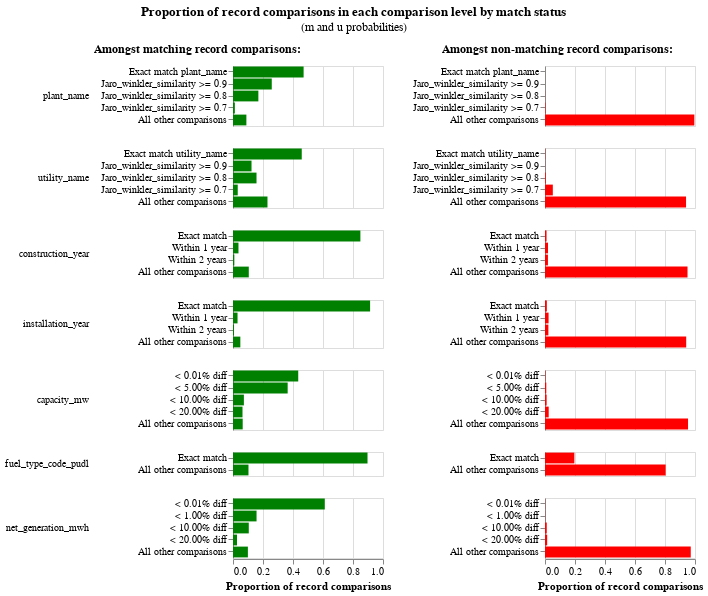

The code cell stored with this chart in its notebook:
### Code cell
linker.m_u_parameters_chart()

### Figure 1 — Vega-Lite specification as saved in the notebook (floating-point values rounded to 4 significant figures)
{"config": {"view": {"continuousWidth": 300, "continuousHeight": 300, "discreteHeight": 300, "discreteWidth": 400}, "header": {"title": null}, "title": {"anchor": "middle", "offset": 10}}, "hconcat": [{"mark": "bar", "encoding": {"color": {"value": "green"}, "row": {"field": "comparison_name", "header": {"labelAlign": "left", "labelAnchor": "middle", "labelAngle": 0}, "sort": {"field": "comparison_sort_order"}, "type": "nominal"}, "tooltip": [{"field": "m_probability_description", "title": "m probability description", "type": "nominal"}, {"field": "comparison_name", "title": "Comparison column name", "type": "nominal"}, {"field": "label_for_charts", "title": "Label", "type": "ordinal"}, {"field": "sql_condition", "title": "SQL condition", "type": "nominal"}, {"field": "m_probability", "format": ".4p", "title": "m probability", "type": "quantitative"}, {"field": "u_probability", "format": ".4p", "title": "u probability", "type": "quantitative"}, {"field": "bayes_factor", "format": ",.4f", "title": "Bayes factor = m/u", "type": "quantitative"}, {"field": "log2_bayes_factor", "format": ",.4f", "title": "Match weight = log2(m/u)", "type": "quantitative"}], "x": {"axis": {"title": "Proportion of record comparisons"}, "field": "m_probability", "type": "quantitative"}, "y": {"axis": {"title": null}, "field": "label_for_charts", "sort": {"field": "comparison_vector_value", "order": "descending"}, "type": "nominal"}}, "height": {"step": 12}, "resolve": {"scale": {"y": "independent"}}, "title": {"text": "Amongst matching record comparisons:", "fontSize": 12, "fontWeight": "bold"}, "transform": [{"filter": "(datum.bayes_factor != 'no-op filter due to vega lite issue 4680')"}], "width": 150}, {"mark": "bar", "encoding": {"color": {"value": "red"}, "row": {"field": "comparison_name", "header": {"labels": false}, "sort": {"field": "comparison_sort_order"}, "type": "nominal"}, "tooltip": [{"field": "u_probability_description", "title": "u probability description", "type": "nominal"}, {"field": "comparison_name", "title": "Comparison column name", "type": "nominal"}, {"field": "label_for_charts", "title": "Label", "type": "ordinal"}, {"field": "sql_condition", "title": "SQL condition", "type": "nominal"}, {"field": "m_probability", "format": ".4p", "title": "m probability", "type": "quantitative"}, {"field": "u_probability", "format": ".4p", "title": "u probability", "type": "quantitative"}, {"field": "bayes_factor", "format": ",.4f", "title": "Bayes factor = m/u", "type": "quantitative"}, {"field": "log2_bayes_factor", "format": ",.4f", "title": "Match weight = log2(m/u)", "type": "quantitative"}], "x": {"axis": {"title": "Proportion of record comparisons"}, "field": "u_probability", "type": "quantitative"}, "y": {"axis": {"title": null}, "field": "label_for_charts", "sort": {"field": "comparison_vector_value", "order": "descending"}, "type": "nominal"}}, "height": {"step": 12}, "resolve": {"scale": {"y": "independent"}}, "title": {"text": "Amongst non-matching record comparisons:", "fontSize": 12, "fontWeight": "bold"}, "transform": [{"filter": "(datum.bayes_factor != 'no-op filter2 due to vega lite issue 4680')"}], "width": 150}], "data": {"name": "data-d1dbd64dc8cfd4aa39fa27da1f3996ad"}, "title": {"text": "Proportion of record comparisons in each comparison level by match status", "subtitle": "(m and u probabilities)"}, "$schema": "https://vega.github.io/schema/vega-lite/v5.9.3.json", "datasets": {"data-d1dbd64dc8cfd4aa39fa27da1f3996ad": [{"comparison_name": "plant_name", "sql_condition": "\"plant_name_l\" = \"plant_name_r\"", "label_for_charts": "Exact match plant_name", "m_probability": 0.4707, "u_probability": 0.0001049, "m_probability_description": "Amongst matching record comparisons, 47.07% of records are in the exact match plant_name comparison level", "u_probability_description": "Amongst non-matching record comparisons, 0.01% of records are in the exact match plant_name comparison level", "has_tf_adjustments": false, "tf_adjustment_column": null, "tf_adjustment_weight": 1.0, "is_null_level": false, "bayes_factor": 4487.0, "log2_bayes_factor": 12.13, "comparison_vector_value": 4, "max_comparison_vector_value": 4, "bayes_factor_description": "If comparison level is `exact match plant_name` then comparison is 4,486.80 times more likely to be a match", "probability_two_random_records_match": 1.131e-06, "comparison_sort_order": 0}, {"comparison_name": "plant_name", "sql_condition": "jaro_winkler_similarity(\"plant_name_l\", \"plant_name_r\") >= 0.9", "label_for_charts": "Jaro_winkler_similarity >= 0.9", "m_probability": 0.2584, "u_probability": 0.0001483, "m_probability_description": "Amongst matching record comparisons, 25.84% of records are in the jaro_winkler_similarity >= 0.9 comparison level", "u_probability_description": "Amongst non-matching record comparisons, 0.01% of records are in the jaro_winkler_similarity >= 0.9 comparison level", "has_tf_adjustments": false, "tf_adjustment_column": null, "tf_adjustment_weight": 1.0, "is_null_level": false, "bayes_factor": 1743.0, "log2_bayes_factor": 10.77, "comparison_vector_value": 3, "max_comparison_vector_value": 4, "bayes_factor_description": "If comparison level is `jaro_winkler_similarity >= 0.9` then comparison is 1,743.19 times more likely to be a match", "probability_two_random_records_match": 1.131e-06, "comparison_sort_order": 0}, {"comparison_name": "plant_name", "sql_condition": "jaro_winkler_similarity(\"plant_name_l\", \"plant_name_r\") >= 0.8", "label_for_charts": "Jaro_winkler_similarity >= 0.8", "m_probability": 0.1692, "u_probability": 0.0007921, "m_probability_description": "Amongst matching record comparisons, 16.92% of records are in the jaro_winkler_similarity >= 0.8 comparison level", "u_probability_description": "Amongst non-matching record comparisons, 0.08% of records are in the jaro_winkler_similarity >= 0.8 comparison level", "has_tf_adjustments": false, "tf_adjustment_column": null, "tf_adjustment_weight": 1.0, "is_null_level": false, "bayes_factor": 213.6, "log2_bayes_factor": 7.738, "comparison_vector_value": 2, "max_comparison_vector_value": 4, "bayes_factor_description": "If comparison level is `jaro_winkler_similarity >= 0.8` then comparison is 213.56 times more likely to be a match", "probability_two_random_records_match": 1.131e-06, "comparison_sort_order": 0}, {"comparison_name": "plant_name", "sql_condition": "jaro_winkler_similarity(\"plant_name_l\", \"plant_name_r\") >= 0.7", "label_for_charts": "Jaro_winkler_similarity >= 0.7", "m_probability": 0.0124, "u_probability": 0.003319, "m_probability_description": "Amongst matching record comparisons, 1.24% of records are in the jaro_winkler_similarity >= 0.7 comparison level", "u_probability_description": "Amongst non-matching record comparisons, 0.33% of records are in the jaro_winkler_similarity >= 0.7 comparison level", "has_tf_adjustments": false, "tf_adjustment_column": null, "tf_adjustment_weight": 1.0, "is_null_level": false, "bayes_factor": 3.736, "log2_bayes_factor": 1.902, "comparison_vector_value": 1, "max_comparison_vector_value": 4, "bayes_factor_description": "If comparison level is `jaro_winkler_similarity >= 0.7` then comparison is 3.74 times more likely to be a match", "probability_two_random_records_match": 1.131e-06, "comparison_sort_order": 0}, {"comparison_name": "plant_name", "sql_condition": "ELSE", "label_for_charts": "All other comparisons", "m_probability": 0.08927, "u_probability": 0.9956, "m_probability_description": "Amongst matching record comparisons, 8.93% of records are in the all other comparisons comparison level", "u_probability_description": "Amongst non-matching record comparisons, 99.56% of records are in the all other comparisons comparison level", "has_tf_adjustments": false, "tf_adjustment_column": null, "tf_adjustment_weight": 1.0, "is_null_level": false, "bayes_factor": 0.08966, "log2_bayes_factor": -3.479, "comparison_vector_value": 0, "max_comparison_vector_value": 4, "bayes_factor_description": "If comparison level is `all other comparisons` then comparison is  11.15 times less likely to be a match", "probability_two_random_records_match": 1.131e-06, "comparison_sort_order": 0}, {"comparison_name": "utility_name", "sql_condition": "\"utility_name_l\" = \"utility_name_r\"", "label_for_charts": "Exact match utility_name", "m_probability": 0.4583, "u_probability": 0.001648, "m_probability_description": "Amongst matching record comparisons, 45.83% of records are in the exact match utility_name comparison level", "u_probability_description": "Amongst non-matching record comparisons, 0.16% of records are in the exact match utility_name comparison level", "has_tf_adjustments": true, "tf_adjustment_column": "utility_name", "tf_adjustment_weight": 1.0, "is_null_level": false, "bayes_factor": 278.1, "log2_bayes_factor": 8.119, "comparison_vector_value": 4, "max_comparison_vector_value": 4, "bayes_factor_description": "If comparison level is `exact match utility_name` then comparison is 278.08 times more likely to be a match", "probability_two_random_records_match": 1.131e-06, "comparison_sort_order": 1}, {"comparison_name": "utility_name", "sql_condition": "jaro_winkler_similarity(\"utility_name_l\", \"utility_name_r\") >= 0.9", "label_for_charts": "Jaro_winkler_similarity >= 0.9", "m_probability": 0.1235, "u_probability": 0.0006676, "m_probability_description": "Amongst matching record comparisons, 12.35% of records are in the jaro_winkler_similarity >= 0.9 comparison level", "u_probability_description": "Amongst non-matching record comparisons, 0.07% of records are in the jaro_winkler_similarity >= 0.9 comparison level", "has_tf_adjustments": false, "tf_adjustment_column": null, "tf_adjustment_weight": 1.0, "is_null_level": false, "bayes_factor": 184.9, "log2_bayes_factor": 7.531, "comparison_vector_value": 3, "max_comparison_vector_value": 4, "bayes_factor_description": "If comparison level is `jaro_winkler_similarity >= 0.9` then comparison is 184.94 times more likely to be a match", "probability_two_random_records_match": 1.131e-06, "comparison_sort_order": 1}, {"comparison_name": "utility_name", "sql_condition": "jaro_winkler_similarity(\"utility_name_l\", \"utility_name_r\") >= 0.8", "label_for_charts": "Jaro_winkler_similarity >= 0.8", "m_probability": 0.1568, "u_probability": 0.005181, "m_probability_description": "Amongst matching record comparisons, 15.68% of records are in the jaro_winkler_similarity >= 0.8 comparison level", "u_probability_description": "Amongst non-matching record comparisons, 0.52% of records are in the jaro_winkler_similarity >= 0.8 comparison level", "has_tf_adjustments": false, "tf_adjustment_column": null, "tf_adjustment_weight": 1.0, "is_null_level": false, "bayes_factor": 30.26, "log2_bayes_factor": 4.92, "comparison_vector_value": 2, "max_comparison_vector_value": 4, "bayes_factor_description": "If comparison level is `jaro_winkler_similarity >= 0.8` then comparison is 30.26 times more likely to be a match", "probability_two_random_records_match": 1.131e-06, "comparison_sort_order": 1}, {"comparison_name": "utility_name", "sql_condition": "jaro_winkler_similarity(\"utility_name_l\", \"utility_name_r\") >= 0.7", "label_for_charts": "Jaro_winkler_similarity >= 0.7", "m_probability": 0.03156, "u_probability": 0.05218, "m_probability_description": "Amongst matching record comparisons, 3.16% of records are in the jaro_winkler_similarity >= 0.7 comparison level", "u_probability_description": "Amongst non-matching record comparisons, 5.22% of records are in the jaro_winkler_similarity >= 0.7 comparison level", "has_tf_adjustments": false, "tf_adjustment_column": null, "tf_adjustment_weight": 1.0, "is_null_level": false, "bayes_factor": 0.6049, "log2_bayes_factor": -0.7253, "comparison_vector_value": 1, "max_comparison_vector_value": 4, "bayes_factor_description": "If comparison level is `jaro_winkler_similarity >= 0.7` then comparison is  1.65 times less likely to be a match", "probability_two_random_records_match": 1.131e-06, "comparison_sort_order": 1}, {"comparison_name": "utility_name", "sql_condition": "ELSE", "label_for_charts": "All other comparisons", "m_probability": 0.2299, "u_probability": 0.9403, "m_probability_description": "Amongst matching record comparisons, 22.99% of records are in the all other comparisons comparison level", "u_probability_description": "Amongst non-matching record comparisons, 94.03% of records are in the all other comparisons comparison level", "has_tf_adjustments": false, "tf_adjustment_column": null, "tf_adjustment_weight": 1.0, "is_null_level": false, "bayes_factor": 0.2444, "log2_bayes_factor": -2.032, "comparison_vector_value": 0, "max_comparison_vector_value": 4, "bayes_factor_description": "If comparison level is `all other comparisons` then comparison is  4.09 times less likely to be a match", "probability_two_random_records_match": 1.131e-06, "comparison_sort_order": 1}, {"comparison_name": "construction_year", "sql_condition": "\"construction_year_l\" = \"construction_year_r\"", "label_for_charts": "Exact match", "m_probability": 0.8493, "u_probability": 0.01026, "m_probability_description": "Amongst matching record comparisons, 84.93% of records are in the exact match comparison level", "u_probability_description": "Amongst non-matching record comparisons, 1.03% of records are in the exact match comparison level", "has_tf_adjustments": false, "tf_adjustment_column": null, "tf_adjustment_weight": 1.0, "is_null_level": false, "bayes_factor": 82.73, "log2_bayes_factor": 6.37, "comparison_vector_value": 3, "max_comparison_vector_value": 3, "bayes_factor_description": "If comparison level is `exact match` then comparison is 82.73 times more likely to be a match", "probability_two_random_records_match": 1.131e-06, "comparison_sort_order": 2}, {"comparison_name": "construction_year", "sql_condition": "\n            abs(date_diff('year', \"construction_year_l\",\n              \"construction_year_r\")) <= 1\n        ", "label_for_charts": "Within 1 year", "m_probability": 0.03654, "u_probability": 0.02001, "m_probability_description": "Amongst matching record comparisons, 3.65% of records are in the within 1 year comparison level", "u_probability_description": "Amongst non-matching record comparisons, 2.00% of records are in the within 1 year comparison level", "has_tf_adjustments": false, "tf_adjustment_column": null, "tf_adjustment_weight": 1.0, "is_null_level": false, "bayes_factor": 1.826, "log2_bayes_factor": 0.8687, "comparison_vector_value": 2, "max_comparison_vector_value": 3, "bayes_factor_description": "If comparison level is `within 1 year` then comparison is 1.83 times more likely to be a match", "probability_two_random_records_match": 1.131e-06, "comparison_sort_order": 2}, {"comparison_name": "construction_year", "sql_condition": "\n            abs(date_diff('year', \"construction_year_l\",\n              \"construction_year_r\")) <= 2\n        ", "label_for_charts": "Within 2 years", "m_probability": 0.008913, "u_probability": 0.01962, "m_probability_description": "Amongst matching record comparisons, 0.89% of records are in the within 2 years comparison level", "u_probability_description": "Amongst non-matching record comparisons, 1.96% of records are in the within 2 years comparison level", "has_tf_adjustments": false, "tf_adjustment_column": null, "tf_adjustment_weight": 1.0, "is_null_level": false, "bayes_factor": 0.4544, "log2_bayes_factor": -1.138, "comparison_vector_value": 1, "max_comparison_vector_value": 3, "bayes_factor_description": "If comparison level is `within 2 years` then comparison is  2.20 times less likely to be a match", "probability_two_random_records_match": 1.131e-06, "comparison_sort_order": 2}, {"comparison_name": "construction_year", "sql_condition": "ELSE", "label_for_charts": "All other comparisons", "m_probability": 0.1053, "u_probability": 0.9501, "m_probability_description": "Amongst matching record comparisons, 10.53% of records are in the all other comparisons comparison level", "u_probability_description": "Amongst non-matching record comparisons, 95.01% of records are in the all other comparisons comparison level", "has_tf_adjustments": false, "tf_adjustment_column": null, "tf_adjustment_weight": 1.0, "is_null_level": false, "bayes_factor": 0.1108, "log2_bayes_factor": -3.174, "comparison_vector_value": 0, "max_comparison_vector_value": 3, "bayes_factor_description": "If comparison level is `all other comparisons` then comparison is  9.02 times less likely to be a match", "probability_two_random_records_match": 1.131e-06, "comparison_sort_order": 2}, {"comparison_name": "installation_year", "sql_condition": "\"installation_year_l\" = \"installation_year_r\"", "label_for_charts": "Exact match", "m_probability": 0.914, "u_probability": 0.01225, "m_probability_description": "Amongst matching record comparisons, 91.40% of records are in the exact match comparison level", "u_probability_description": "Amongst non-matching record comparisons, 1.22% of records are in the exact match comparison level", "has_tf_adjustments": false, "tf_adjustment_column": null, "tf_adjustment_weight": 1.0, "is_null_level": false, "bayes_factor": 74.61, "log2_bayes_factor": 6.221, "comparison_vector_value": 3, "max_comparison_vector_value": 3, "bayes_factor_description": "If comparison level is `exact match` then comparison is 74.61 times more likely to be a match", "probability_two_random_records_match": 1.131e-06, "comparison_sort_order": 3}, {"comparison_name": "installation_year", "sql_condition": "\n            abs(date_diff('year', \"installation_year_l\",\n              \"installation_year_r\")) <= 1\n        ", "label_for_charts": "Within 1 year", "m_probability": 0.03023, "u_probability": 0.02383, "m_probability_description": "Amongst matching record comparisons, 3.02% of records are in the within 1 year comparison level", "u_probability_description": "Amongst non-matching record comparisons, 2.38% of records are in the within 1 year comparison level", "has_tf_adjustments": false, "tf_adjustment_column": null, "tf_adjustment_weight": 1.0, "is_null_level": false, "bayes_factor": 1.269, "log2_bayes_factor": 0.3433, "comparison_vector_value": 2, "max_comparison_vector_value": 3, "bayes_factor_description": "If comparison level is `within 1 year` then comparison is 1.27 times more likely to be a match", "probability_two_random_records_match": 1.131e-06, "comparison_sort_order": 3}, {"comparison_name": "installation_year", "sql_condition": "\n            abs(date_diff('year', \"installation_year_l\",\n              \"installation_year_r\")) <= 2\n        ", "label_for_charts": "Within 2 years", "m_probability": 0.006847, "u_probability": 0.02255, "m_probability_description": "Amongst matching record comparisons, 0.68% of records are in the within 2 years comparison level", "u_probability_description": "Amongst non-matching record comparisons, 2.25% of records are in the within 2 years comparison level", "has_tf_adjustments": false, "tf_adjustment_column": null, "tf_adjustment_weight": 1.0, "is_null_level": false, "bayes_factor": 0.3036, "log2_bayes_factor": -1.72, "comparison_vector_value": 1, "max_comparison_vector_value": 3, "bayes_factor_description": "If comparison level is `within 2 years` then comparison is  3.29 times less likely to be a match", "probability_two_random_records_match": 1.131e-06, "comparison_sort_order": 3}, {"comparison_name": "installation_year", "sql_condition": "ELSE", "label_for_charts": "All other comparisons", "m_probability": 0.04896, "u_probability": 0.9414, "m_probability_description": "Amongst matching record comparisons, 4.90% of records are in the all other comparisons comparison level", "u_probability_description": "Amongst non-matching record comparisons, 94.14% of records are in the all other comparisons comparison level", "has_tf_adjustments": false, "tf_adjustment_column": null, "tf_adjustment_weight": 1.0, "is_null_level": false, "bayes_factor": 0.05201, "log2_bayes_factor": -4.265, "comparison_vector_value": 0, "max_comparison_vector_value": 3, "bayes_factor_description": "If comparison level is `all other comparisons` then comparison is  19.23 times less likely to be a match", "probability_two_random_records_match": 1.131e-06, "comparison_sort_order": 3}, {"comparison_name": "capacity_mw", "sql_condition": "(abs(\"capacity_mw_l\" - \"capacity_mw_r\")/\n            (case\n                when \"capacity_mw_r\" > \"capacity_mw_l\"\n                then \"capacity_mw_r\"\n                else \"capacity_mw_l\"\n            end))\n            < 0.0001", "label_for_charts": "< 0.01% diff", "m_probability": 0.4349, "u_probability": 0.002309, "m_probability_description": "Amongst matching record comparisons, 43.49% of records are in the < 0.01% diff comparison level", "u_probability_description": "Amongst non-matching record comparisons, 0.23% of records are in the < 0.01% diff comparison level", "has_tf_adjustments": false, "tf_adjustment_column": null, "tf_adjustment_weight": 1.0, "is_null_level": false, "bayes_factor": 188.3, "log2_bayes_factor": 7.557, "comparison_vector_value": 4, "max_comparison_vector_value": 4, "bayes_factor_description": "If comparison level is `< 0.01% diff` then comparison is 188.32 times more likely to be a match", "probability_two_random_records_match": 1.131e-06, "comparison_sort_order": 4}, {"comparison_name": "capacity_mw", "sql_condition": "(abs(\"capacity_mw_l\" - \"capacity_mw_r\")/\n            (case\n                when \"capacity_mw_r\" > \"capacity_mw_l\"\n                then \"capacity_mw_r\"\n                else \"capacity_mw_l\"\n            end))\n            < 0.05", "label_for_charts": "< 5.00% diff", "m_probability": 0.3644, "u_probability": 0.008619, "m_probability_description": "Amongst matching record comparisons, 36.44% of records are in the < 5.00% diff comparison level", "u_probability_description": "Amongst non-matching record comparisons, 0.86% of records are in the < 5.00% diff comparison level", "has_tf_adjustments": false, "tf_adjustment_column": null, "tf_adjustment_weight": 1.0, "is_null_level": false, "bayes_factor": 42.28, "log2_bayes_factor": 5.402, "comparison_vector_value": 3, "max_comparison_vector_value": 4, "bayes_factor_description": "If comparison level is `< 5.00% diff` then comparison is 42.28 times more likely to be a match", "probability_two_random_records_match": 1.131e-06, "comparison_sort_order": 4}, {"comparison_name": "capacity_mw", "sql_condition": "(abs(\"capacity_mw_l\" - \"capacity_mw_r\")/\n            (case\n                when \"capacity_mw_r\" > \"capacity_mw_l\"\n                then \"capacity_mw_r\"\n                else \"capacity_mw_l\"\n            end))\n            < 0.1", "label_for_charts": "< 10.00% diff", "m_probability": 0.07256, "u_probability": 0.01085, "m_probability_description": "Amongst matching record comparisons, 7.26% of records are in the < 10.00% diff comparison level", "u_probability_description": "Amongst non-matching record comparisons, 1.09% of records are in the < 10.00% diff comparison level", "has_tf_adjustments": false, "tf_adjustment_column": null, "tf_adjustment_weight": 1.0, "is_null_level": false, "bayes_factor": 6.687, "log2_bayes_factor": 2.741, "comparison_vector_value": 2, "max_comparison_vector_value": 4, "bayes_factor_description": "If comparison level is `< 10.00% diff` then comparison is 6.69 times more likely to be a match", "probability_two_random_records_match": 1.131e-06, "comparison_sort_order": 4}, {"comparison_name": "capacity_mw", "sql_condition": "(abs(\"capacity_mw_l\" - \"capacity_mw_r\")/\n            (case\n                when \"capacity_mw_r\" > \"capacity_mw_l\"\n                then \"capacity_mw_r\"\n                else \"capacity_mw_l\"\n            end))\n            < 0.2", "label_for_charts": "< 20.00% diff", "m_probability": 0.0634, "u_probability": 0.02465, "m_probability_description": "Amongst matching record comparisons, 6.34% of records are in the < 20.00% diff comparison level", "u_probability_description": "Amongst non-matching record comparisons, 2.46% of records are in the < 20.00% diff comparison level", "has_tf_adjustments": false, "tf_adjustment_column": null, "tf_adjustment_weight": 1.0, "is_null_level": false, "bayes_factor": 2.572, "log2_bayes_factor": 1.363, "comparison_vector_value": 1, "max_comparison_vector_value": 4, "bayes_factor_description": "If comparison level is `< 20.00% diff` then comparison is 2.57 times more likely to be a match", "probability_two_random_records_match": 1.131e-06, "comparison_sort_order": 4}, {"comparison_name": "capacity_mw", "sql_condition": "ELSE", "label_for_charts": "All other comparisons", "m_probability": 0.06469, "u_probability": 0.9536, "m_probability_description": "Amongst matching record comparisons, 6.47% of records are in the all other comparisons comparison level", "u_probability_description": "Amongst non-matching record comparisons, 95.36% of records are in the all other comparisons comparison level", "has_tf_adjustments": false, "tf_adjustment_column": null, "tf_adjustment_weight": 1.0, "is_null_level": false, "bayes_factor": 0.06784, "log2_bayes_factor": -3.882, "comparison_vector_value": 0, "max_comparison_vector_value": 4, "bayes_factor_description": "If comparison level is `all other comparisons` then comparison is  14.74 times less likely to be a match", "probability_two_random_records_match": 1.131e-06, "comparison_sort_order": 4}, {"comparison_name": "fuel_type_code_pudl", "sql_condition": "\"fuel_type_code_pudl_l\" = \"fuel_type_code_pudl_r\"", "label_for_charts": "Exact match", "m_probability": 0.8968, "u_probability": 0.1957, "m_probability_description": "Amongst matching record comparisons, 89.68% of records are in the exact match comparison level", "u_probability_description": "Amongst non-matching record comparisons, 19.57% of records are in the exact match comparison level", "has_tf_adjustments": true, "tf_adjustment_column": "fuel_type_code_pudl", "tf_adjustment_weight": 1.0, "is_null_level": false, "bayes_factor": 4.582, "log2_bayes_factor": 2.196, "comparison_vector_value": 1, "max_comparison_vector_value": 1, "bayes_factor_description": "If comparison level is `exact match` then comparison is 4.58 times more likely to be a match", "probability_two_random_records_match": 1.131e-06, "comparison_sort_order": 5}, {"comparison_name": "fuel_type_code_pudl", "sql_condition": "ELSE", "label_for_charts": "All other comparisons", "m_probability": 0.1032, "u_probability": 0.8043, "m_probability_description": "Amongst matching record comparisons, 10.32% of records are in the all other comparisons comparison level", "u_probability_description": "Amongst non-matching record comparisons, 80.43% of records are in the all other comparisons comparison level", "has_tf_adjustments": false, "tf_adjustment_column": null, "tf_adjustment_weight": 1.0, "is_null_level": false, "bayes_factor": 0.1284, "log2_bayes_factor": -2.962, "comparison_vector_value": 0, "max_comparison_vector_value": 1, "bayes_factor_description": "If comparison level is `all other comparisons` then comparison is  7.79 times less likely to be a match", "probability_two_random_records_match": 1.131e-06, "comparison_sort_order": 5}, {"comparison_name": "net_generation_mwh", "sql_condition": "(abs(\"net_generation_mwh_l\" - \"net_generation_mwh_r\")/\n            (case\n                when \"net_generation_mwh_r\" > \"net_generation_mwh_l\"\n                then \"net_generation_mwh_r\"\n                else \"net_generation_mwh_l\"\n            end))\n            < 0.0001", "label_for_charts": "< 0.01% diff", "m_probability": 0.6119, "u_probability": 0.001006, "m_probability_description": "Amongst matching record comparisons, 61.19% of records are in the < 0.01% diff comparison level", "u_probability_description": "Amongst non-matching record comparisons, 0.10% of records are in the < 0.01% diff comparison level", "has_tf_adjustments": false, "tf_adjustment_column": null, "tf_adjustment_weight": 1.0, "is_null_level": false, "bayes_factor": 608.4, "log2_bayes_factor": 9.249, "comparison_vector_value": 4, "max_comparison_vector_value": 4, "bayes_factor_description": "If comparison level is `< 0.01% diff` then comparison is 608.45 times more likely to be a match", "probability_two_random_records_match": 1.131e-06, "comparison_sort_order": 6}, {"comparison_name": "net_generation_mwh", "sql_condition": "(abs(\"net_generation_mwh_l\" - \"net_generation_mwh_r\")/\n            (case\n                when \"net_generation_mwh_r\" > \"net_generation_mwh_l\"\n                then \"net_generation_mwh_r\"\n                else \"net_generation_mwh_l\"\n            end))\n            < 0.01", "label_for_charts": "< 1.00% diff", "m_probability": 0.157, "u_probability": 0.00122, "m_probability_description": "Amongst matching record comparisons, 15.70% of records are in the < 1.00% diff comparison level", "u_probability_description": "Amongst non-matching record comparisons, 0.12% of records are in the < 1.00% diff comparison level", "has_tf_adjustments": false, "tf_adjustment_column": null, "tf_adjustment_weight": 1.0, "is_null_level": false, "bayes_factor": 128.7, "log2_bayes_factor": 7.008, "comparison_vector_value": 3, "max_comparison_vector_value": 4, "bayes_factor_description": "If comparison level is `< 1.00% diff` then comparison is 128.67 times more likely to be a match", "probability_two_random_records_match": 1.131e-06, "comparison_sort_order": 6}, {"comparison_name": "net_generation_mwh", "sql_condition": "(abs(\"net_generation_mwh_l\" - \"net_generation_mwh_r\")/\n            (case\n                when \"net_generation_mwh_r\" > \"net_generation_mwh_l\"\n                then \"net_generation_mwh_r\"\n                else \"net_generation_mwh_l\"\n            end))\n            < 0.1", "label_for_charts": "< 10.00% diff", "m_probability": 0.1052, "u_probability": 0.01169, "m_probability_description": "Amongst matching record comparisons, 10.52% of records are in the < 10.00% diff comparison level", "u_probability_description": "Amongst non-matching record comparisons, 1.17% of records are in the < 10.00% diff comparison level", "has_tf_adjustments": false, "tf_adjustment_column": null, "tf_adjustment_weight": 1.0, "is_null_level": false, "bayes_factor": 8.998, "log2_bayes_factor": 3.17, "comparison_vector_value": 2, "max_comparison_vector_value": 4, "bayes_factor_description": "If comparison level is `< 10.00% diff` then comparison is 9.00 times more likely to be a match", "probability_two_random_records_match": 1.131e-06, "comparison_sort_order": 6}, {"comparison_name": "net_generation_mwh", "sql_condition": "(abs(\"net_generation_mwh_l\" - \"net_generation_mwh_r\")/\n            (case\n                when \"net_generation_mwh_r\" > \"net_generation_mwh_l\"\n                then \"net_generation_mwh_r\"\n                else \"net_generation_mwh_l\"\n            end))\n            < 0.2", "label_for_charts": "< 20.00% diff", "m_probability": 0.02653, "u_probability": 0.01441, "m_probability_description": "Amongst matching record comparisons, 2.65% of records are in the < 20.00% diff comparison level", "u_probability_description": "Amongst non-matching record comparisons, 1.44% of records are in the < 20.00% diff comparison level", "has_tf_adjustments": false, "tf_adjustment_column": null, "tf_adjustment_weight": 1.0, "is_null_level": false, "bayes_factor": 1.842, "log2_bayes_factor": 0.881, "comparison_vector_value": 1, "max_comparison_vector_value": 4, "bayes_factor_description": "If comparison level is `< 20.00% diff` then comparison is 1.84 times more likely to be a match", "probability_two_random_records_match": 1.131e-06, "comparison_sort_order": 6}, {"comparison_name": "net_generation_mwh", "sql_condition": "ELSE", "label_for_charts": "All other comparisons", "m_probability": 0.09929, "u_probability": 0.9717, "m_probability_description": "Amongst matching record comparisons, 9.93% of records are in the all other comparisons comparison level", "u_probability_description": "Amongst non-matching record comparisons, 97.17% of records are in the all other comparisons comparison level", "has_tf_adjustments": false, "tf_adjustment_column": null, "tf_adjustment_weight": 1.0, "is_null_level": false, "bayes_factor": 0.1022, "log2_bayes_factor": -3.291, "comparison_vector_value": 0, "max_comparison_vector_value": 4, "bayes_factor_description": "If comparison level is `all other comparisons` then comparison is  9.79 times less likely to be a match", "probability_two_random_records_match": 1.131e-06, "comparison_sort_order": 6}]}}
